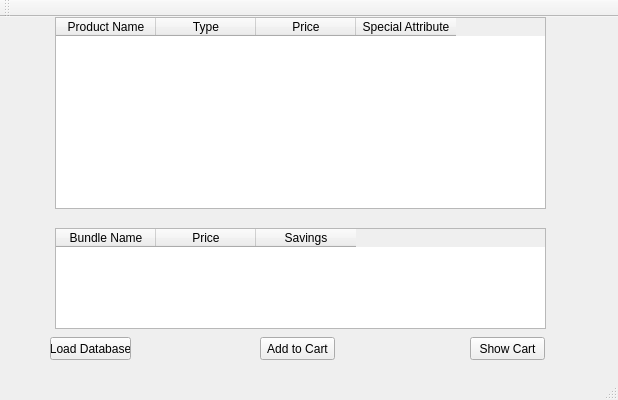
<?xml version="1.0" encoding="UTF-8"?>
<ui version="4.0">
 <class>MainWindow</class>
 <widget class="QMainWindow" name="MainWindow">
  <property name="geometry">
   <rect>
    <x>0</x>
    <y>0</y>
    <width>618</width>
    <height>400</height>
   </rect>
  </property>
  <property name="windowTitle">
   <string>Database</string>
  </property>
  <widget class="QWidget" name="centralWidget">
   <widget class="Buttons" name="pushButton">
    <property name="geometry">
     <rect>
      <x>50</x>
      <y>320</y>
      <width>81</width>
      <height>23</height>
     </rect>
    </property>
    <property name="text">
     <string>Load Database</string>
    </property>
   </widget>
   <widget class="Buttons" name="pushButton_2">
    <property name="geometry">
     <rect>
      <x>260</x>
      <y>320</y>
      <width>75</width>
      <height>23</height>
     </rect>
    </property>
    <property name="text">
     <string>Add to Cart</string>
    </property>
   </widget>
   <widget class="Buttons" name="pushButton_3">
    <property name="geometry">
     <rect>
      <x>470</x>
      <y>320</y>
      <width>75</width>
      <height>23</height>
     </rect>
    </property>
    <property name="text">
     <string>Show Cart</string>
    </property>
   </widget>
   <widget class="QTableWidget" name="bundleTable">
    <property name="geometry">
     <rect>
      <x>55</x>
      <y>211</y>
      <width>491</width>
      <height>101</height>
     </rect>
    </property>
    <column>
     <property name="text">
      <string>Bundle Name</string>
     </property>
    </column>
    <column>
     <property name="text">
      <string>Price</string>
     </property>
    </column>
    <column>
     <property name="text">
      <string>Savings</string>
     </property>
    </column>
   </widget>
   <widget class="QTableWidget" name="itemsTable">
    <property name="geometry">
     <rect>
      <x>55</x>
      <y>0</y>
      <width>491</width>
      <height>192</height>
     </rect>
    </property>
    <property name="font">
     <font>
      <weight>50</weight>
      <bold>false</bold>
     </font>
    </property>
    <column>
     <property name="text">
      <string>Product Name</string>
     </property>
    </column>
    <column>
     <property name="text">
      <string>Type</string>
     </property>
    </column>
    <column>
     <property name="text">
      <string>Price</string>
     </property>
    </column>
    <column>
     <property name="text">
      <string>Special Attribute</string>
     </property>
    </column>
   </widget>
  </widget>
  <widget class="QMenuBar" name="menuBar">
   <property name="geometry">
    <rect>
     <x>0</x>
     <y>0</y>
     <width>618</width>
     <height>21</height>
    </rect>
   </property>
  </widget>
  <widget class="QToolBar" name="mainToolBar">
   <attribute name="toolBarArea">
    <enum>TopToolBarArea</enum>
   </attribute>
   <attribute name="toolBarBreak">
    <bool>false</bool>
   </attribute>
  </widget>
  <widget class="QStatusBar" name="statusBar"/>
 </widget>
 <layoutdefault spacing="6" margin="11"/>
 <customwidgets>
  <customwidget>
   <class>Buttons</class>
   <extends>QPushButton</extends>
   <header location="global">buttons.h</header>
  </customwidget>
 </customwidgets>
 <resources/>
 <connections/>
</ui>
